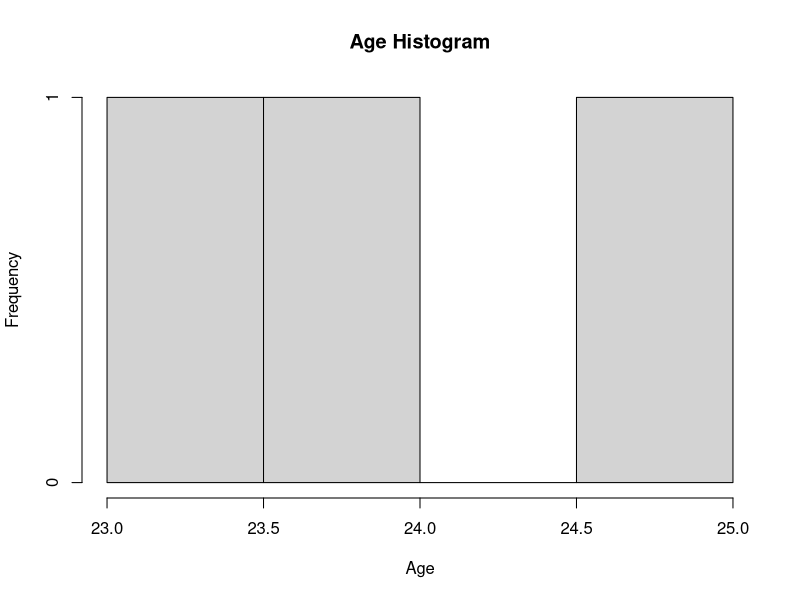
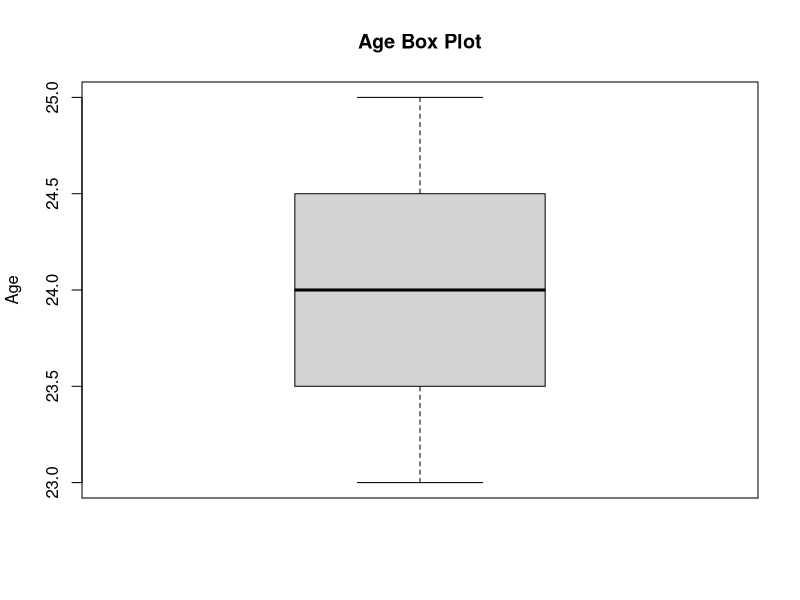

The R script that drew these images, in order:

names <- c("siri", "chiru", "loki")
age <- c(23, 24, 25)
marks <- c(88, 78, 25)

df <- data.frame(names, age, marks)

# Histogram
hist(df$age, main = "Age Histogram",
     xlab = "Age")

# Box Plot
boxplot(df$age, main = "Age Box Plot",
        ylab = "Age")
